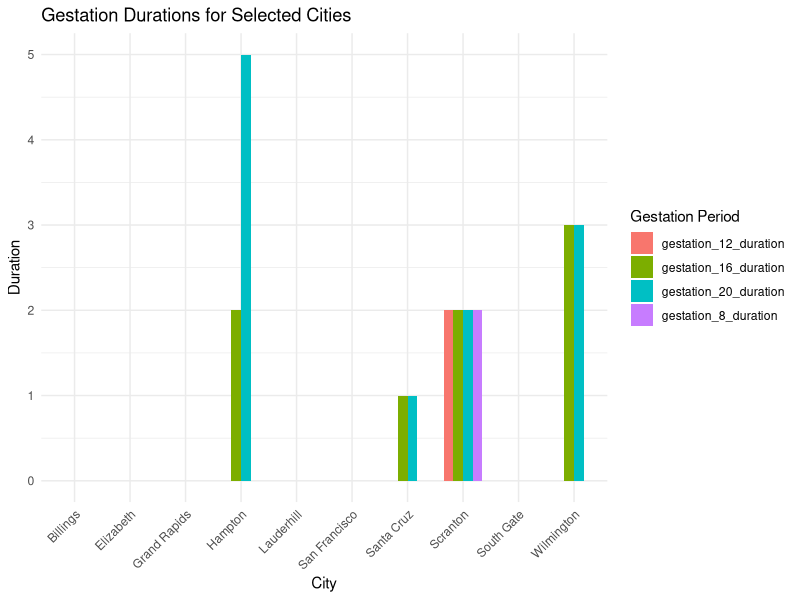

The R source for this figure:

setwd("~/Desktop/info201_summer2023/exploratory-analysis-p02-ihende/")

my_data <- read.csv("cities.csv")

# Load necessary libraries
install.packages("ggplot2")  # Install ggplot2 if you haven't already
library(ggplot2)

# Assuming your data is named 'my_data'
# Create a new data frame to store the gestation durations for each city
gestation_data <- data.frame(
  city = my_data$city,
  gestation_8_duration = my_data$gestation_8_duration,
  gestation_12_duration = my_data$gestation_12_duration,
  gestation_16_duration = my_data$gestation_16_duration,
  gestation_20_duration = my_data$gestation_20_duration
)

# Convert the data to long format for ggplot
library(tidyr)
gestation_data_long <- pivot_longer(gestation_data,
                                    cols = starts_with("gestation"),
                                    names_to = "gestation_period",
                                    values_to = "duration")

# Select a random subset of cities (e.g., 10 cities)
library(dplyr)
set.seed(123)  # Set seed for reproducibility
selected_cities <- sample(unique(gestation_data_long$city), 10)

# Filter the data to include only the selected cities
gestation_data_subset <- filter(gestation_data_long, city %in% selected_cities)

# Create the bar chart
chart3 <- ggplot(data = gestation_data_subset, aes(x = city, y = duration, fill = gestation_period)) +
  geom_bar(stat = "identity", position = "dodge", width = 0.7) +
  labs(title = "Gestation Durations for Selected Cities",
       x = "City",
       y = "Duration",
       fill = "Gestation Period") +
  theme_minimal() +
  theme(axis.text.x = element_text(angle = 45, hjust = 1))

# Print the chart
print(chart3)



